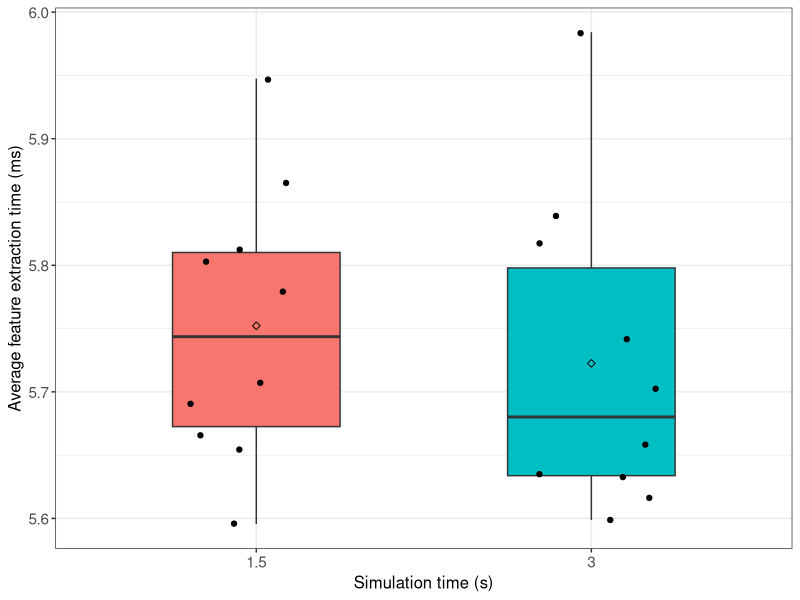
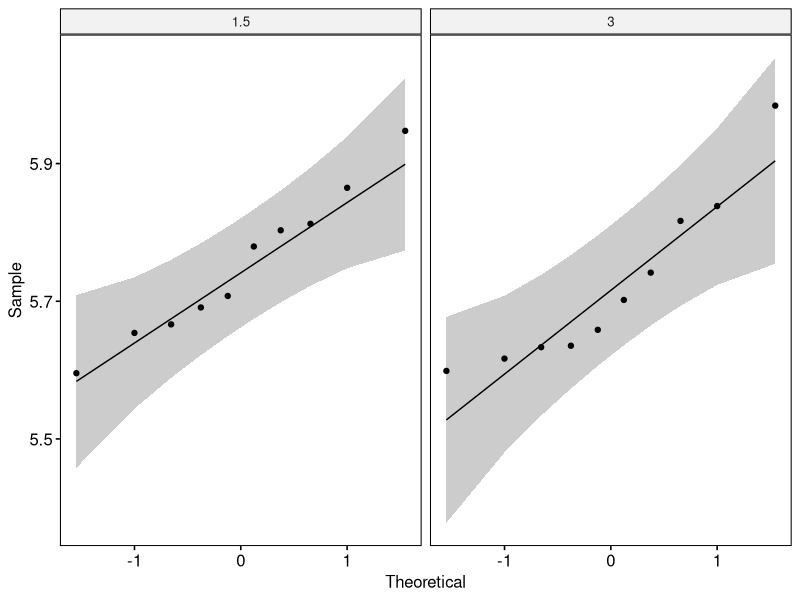

The R script that drew these images, in order:
## ---- chunk 1
if (!require('tidyverse')) install.packages('tidyverse', dependencies = TRUE); library('tidyverse')
if (!require('ggpubr')) install.packages('ggpubr', dependencies = TRUE); library('ggpubr')
if (!require('rstatix')) install.packages('rstatix', dependencies = TRUE); library('rstatix')
if (!require('ggplot2')) install.packages('ggplot2', dependencies = TRUE); library('ggplot2')
## ---- chunk 2
data <- read.csv(file = '../../raw_data/test_sim_period/run_table.csv')
data <- subset(data, select = c(X__run_id, sim_period, avg_extraction_time_ms))
data$sim_period <- as.factor(data$sim_period)
data$avg_extraction_time_ms <- as.numeric(data$avg_extraction_time_ms)
## ---- chunk 3
data %>%
  group_by(sim_period) %>%
  get_summary_stats(avg_extraction_time_ms, type = "mean_sd")
## ---- chunk 4
ggplot(data, aes(x = sim_period, y = avg_extraction_time_ms, fill = sim_period)) +
  theme_bw() + 
  geom_boxplot(width = 0.5, outlier.size = 0.5) + 
  geom_jitter(width = 0.2) +
  stat_summary(fun = mean, color = 'black', geom = 'point', shape = 5, size = 1.5) +
  labs(x = "Simulation time (s)", y = "Average feature extraction time (ms)") +
  theme(legend.position = 'none') +
  theme(
    axis.title.x = element_text(size = 12, family = 'sans'),
    axis.title.y = element_text(size = 12, family = 'sans'),
    axis.text.x = element_text(size = 11, family = 'sans'),
    axis.text.y = element_text(size = 11, family = 'sans'),
    
  )
## ---- chunk 5
data %>% 
  group_by(sim_period) %>%
  identify_outliers(avg_extraction_time_ms)
## ---- chunk 6
ggqqplot(data, x = "avg_extraction_time_ms", facet.by = "sim_period")
## ---- chunk 7
data %>%
  group_by(sim_period) %>%
  shapiro_test(avg_extraction_time_ms)
## ---- chunk 8
data %>%
  t_test(avg_extraction_time_ms ~ sim_period) %>%
  add_significance()
